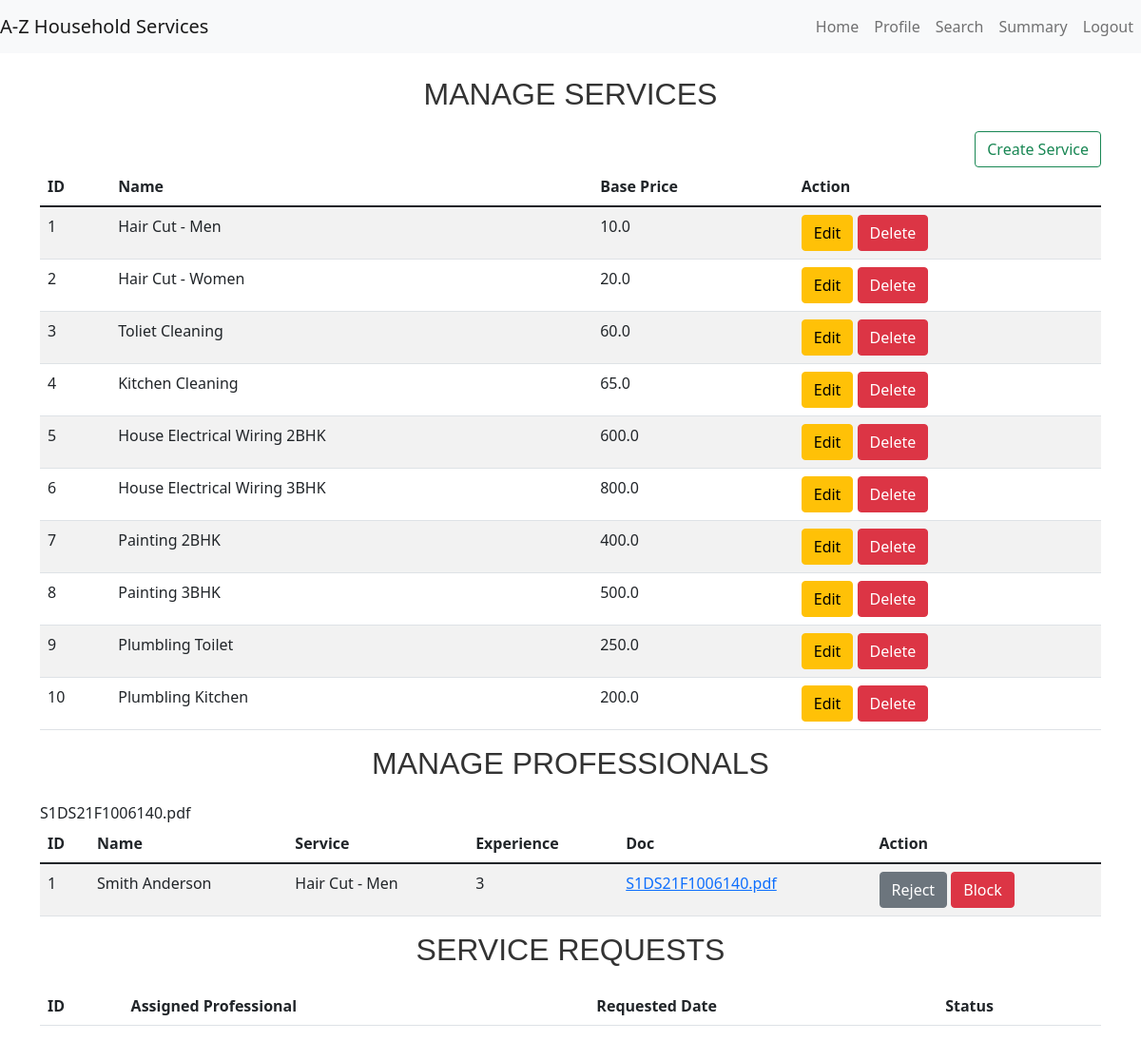
The app's page /admin/dashboard (signed in), older data.
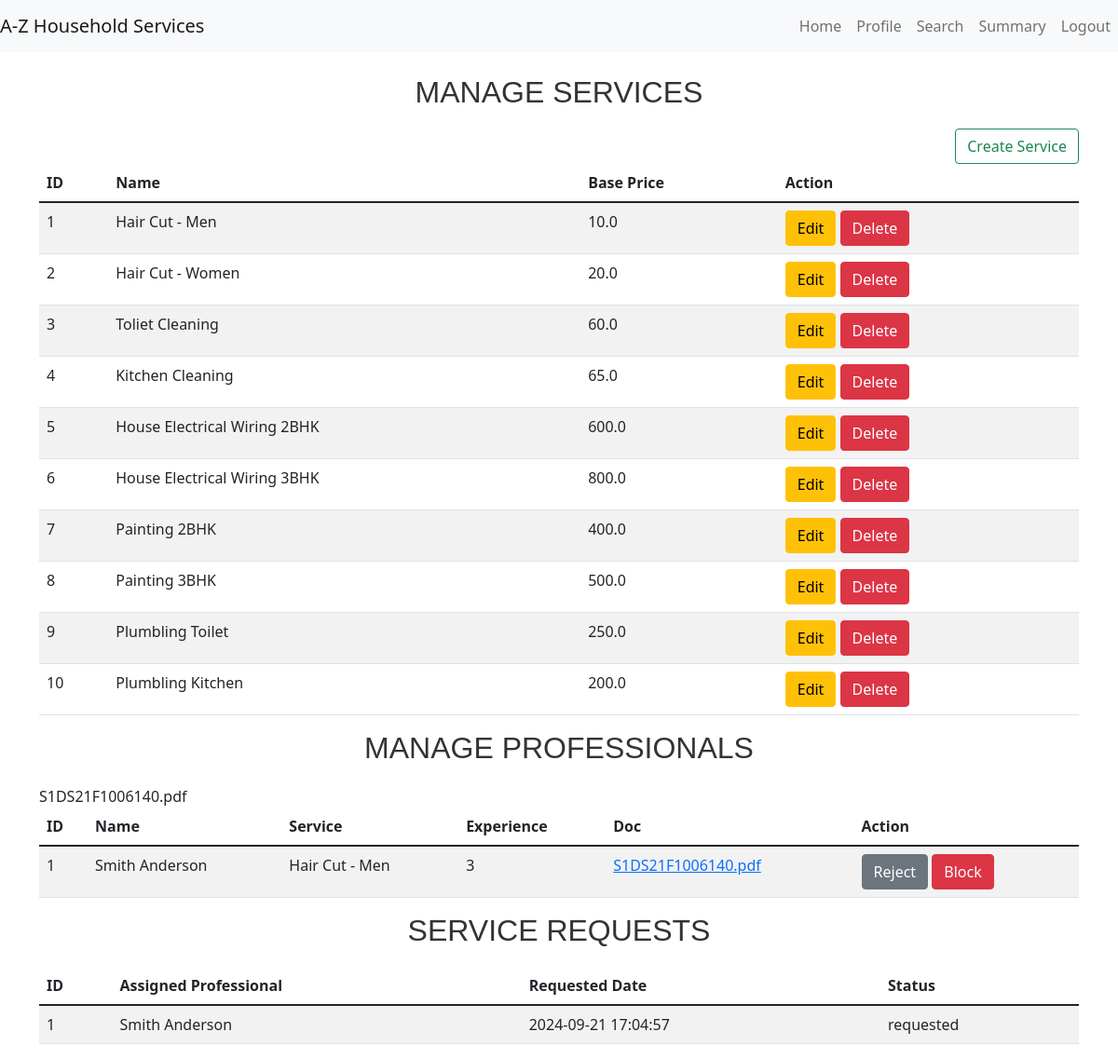
The same page, newer data.
### models.py (models this page shows, shortened)
class Service(db.Model):
    __tablename__ = 'services'
    id = db.Column(db.Integer, primary_key=True)
    name = db.Column(db.String(100), nullable=False)
    price = db.Column(db.Float, nullable=False)
    description = db.Column(db.String(200))
    service_type = db.Column(db.String(50))

class ProfessionalProfile(db.Model):
    __tablename__ = 'professional_profiles'
    id = db.Column(db.Integer, primary_key=True)
    user_id = db.Column(db.Integer, db.ForeignKey('users.id'))
    full_name = db.Column(db.String(100), nullable=False)
    service_type = db.Column(db.String(100), nullable=False)
    experience = db.Column(db.String(100), nullable=False)
    filename = db.Column(db.String(120), nullable=False)
    uploaded_at = db.Column(db.DateTime, default=db.func.current_timestamp())
    address = db.Column(db.String(200),nullable=False)
    pin_code = db.Column(db.String(6), nullable=False)
    reviews = db.Column(db.Float, default=0)

class User(db.Model):
    __tablename__ = 'users'
    id = db.Column(db.Integer, primary_key=True)
    username = db.Column(db.String(100), nullable=False, unique=True)
    password = db.Column(db.String(200), nullable=False)
    role = db.Column(db.String(20), nullable=False)  # Admin, Professional, Customer
    date_created = db.Column(db.DateTime, default=db.func.current_timestamp())
    approve = db.Column(db.Boolean, default=False)
    blocked = db.Column(db.Boolean, default=True)

class ServiceRequest(db.Model):
    __tablename__ = 'service_requests'
    id = db.Column(db.Integer, primary_key=True)
    service_id = db.Column(db.Integer, db.ForeignKey('services.id'))
    customer_id = db.Column(db.Integer, db.ForeignKey('users.id'))
    professional_id = db.Column(db.Integer, db.ForeignKey('users.id'), nullable=True)
    date_of_request = db.Column(db.DateTime, default=db.func.current_timestamp())
    date_of_completion = db.Column(db.DateTime, nullable=True)
    service_status = db.Column(db.String(20), default='requested')  # requested, assigned, closed
    remarks = db.Column(db.String(200))

### app.py (the view)
@app.route('/admin/dashboard')
def admin_dashboard():
    if 'admin_user_id' in session:
        user_dict={}
        prof_dict ={}
        service_type={}
        services = Service.query.all()
        professional_profile = ProfessionalProfile.query.all()
        for profile in professional_profile:
            user_dict[profile.user_id] = User.query.filter_by(id=profile.user_id).first()
            service_type[profile.user_id] = Service.query.filter_by(id=profile.service_type).first()
            prof_dict[profile.user_id] = profile
        service_requests = ServiceRequest.query.all()
        return render_template('admin_dashboard.html', services=services, professional_profile=professional_profile, customer_profile=customer_profile, service_requests=service_requests,user_dict=user_dict,service_type=service_type,prof_dict=prof_dict)
    return redirect(url_for('admin_login'))

### app.py (called while the page is built)
@app.before_request
def create_tables():
    global first_request
    if first_request:
        db.create_all()
        first_request = False

### templates/admin_dashboard.html (shortened to what this page needs)
{% extends "base.html" %}
{% block content %}
<div class="row">
    <div class="col-md-12">
        <h3>Manage Services</h3>
        <div class="d-flex justify-content-end">
            <a href="{{ url_for('create_services') }}"  class="btn btn-outline-success">Create Service</a>
        </div>
        <table class="table table-striped">
            <thead>
                <tr>
                    <th>ID</th>
                    <th>Name</th>
                    <th>Base Price</th>
                    <th>Action</th>
                </tr>
            </thead>
            <tbody>
                {% for service in services %}
                <tr>
                    <td>{{ service.id }}</td>
                    <td>{{ service.name }}</td>
                    <td>{{ service.price }}</td>
                    <td>
                        <a href="/admin/services/update_service/{{ service.id }}" class="btn btn-warning">Edit</a>
                        <a href="/admin/services/delete_service/{{ service.id }}" class="btn btn-danger">Delete</a>
                    </td>
                </tr>
                {% endfor %}
            </tbody>
        </table>
        <h3>Manage Professionals</h3>
        <table class="table table-striped">
            <thead>
                <tr>
                    <th>ID</th>
                    <th>Name</th>
                    <th>Service</th>
                    <th>Experience</th>
                    <th>Doc</th>
                    <th>Action</th>
                </tr>
            </thead>
            <tbody>
                {% for professional in professional_profile %}
                <tr>
                    <td>{{ professional.id }}</td>
                    <td>{{ professional.full_name }}</td>
                    <td>{{ service_type[professional.user_id].name }}</td>
                    <td>{{ professional.experience }}</td>
                    <td><a href="/download/{{ professional.filename }}"  >{{ professional.filename }}</td></a>{{ professional.filename }}</td>
                    <td>
                        <a href="/admin/manage_user/{{ professional.user_id }}/approve/{{user_dict[professional.user_id].approve}}" class="btn {{ 'btn-secondary' if user_dict[professional.user_id].approve else 'btn-success' }}">{{ 'Reject' if user_dict[professional.user_id].approve else 'Approve' }}</a>
                        <a href="/admin/manage_user/{{ professional.user_id }}/blocked/{{user_dict[professional.user_id].blocked}}" class="btn {{ 'btn-success' if user_dict[professional.user_id].blocked else 'btn-danger' }}">{{ 'Unblock' if user_dict[professional.user_id].blocked else 'Block' }}</a>
                    </td>
                </tr>
                {% endfor %}
            </tbody>
        </table>
        <h3>Service Requests</h3>
        <table class="table table-striped">
            <thead>
                <tr>
                    <th>ID</th>
                    <th>Assigned Professional</th>
                    <th>Requested Date</th>
                    <th>Status</th>
                </tr>
            </thead>
            <tbody>
                {% for service_request in service_requests%}
                <tr>
                    <td>{{ service_request.id }}</td>
                    <td>{{ prof_dict[service_request.professional_id].full_name}}</td>
                    <td>{{ service_request.date_of_request}}</td>
                    <td>{{ service_request.service_status}}</td>
                </tr>
                {% endfor %}
            </tbody>
        </table>
    </div>
</div>
{% endblock %}

### templates/base.html (shortened to what this page needs)
<!DOCTYPE html>
<html lang="en">
<head>
    <link href="https://cdn.jsdelivr.net/npm/bootstrap@5.1.3/dist/css/bootstrap.min.css" rel="stylesheet">
    <link rel="stylesheet" href="{{ url_for('static', filename='styles/styles.css') }}">
</head>
<body>
    <nav class="navbar navbar-expand-lg navbar-light bg-light">
        <a class="navbar-brand" href="/">A-Z Household Services</a>
        <div class="collapse navbar-collapse" id="navbarNav">
            <ul class="navbar-nav ms-auto">
                <li class="nav-item">
                    <a class="nav-link" href="{{ url_for(session['role'] + '_dashboard') }}">Home</a>
                </li>
                <li class="nav-item">
                    <a class="nav-link" href="{{ url_for(session['role'] + '_profile') }}">Profile</a>
                </li>
                    <a class="nav-link" href="{{ url_for(session['role'] + '_search') }}">Search</a>
                    <a class="nav-link" href="{{ url_for(session['role'] + '_summary') }}">Summary</a>
                <li class="nav-item">
                    <a class="nav-link" href="{{ url_for('logout') }}">Logout</a>
                </li>
            </ul>
        </div>
    </nav>
    <div class="container mt-4">
        {% block content %} {% endblock %}
    </div>
</body>
</html>

### static/styles/styles.css (style rules this page uses)
h3 { font-family: 'Arial', sans-serif; font-size: 32px; color: #333; text-align: center; margin-bottom: 20px; text-transform: uppercase; }

Row changes from the older to the newer data that the page shows:
added ServiceRequest: id "1", {{ prof_dict[service_request.professional_id].full_name }} "Smith Anderson", date_of_request "2024-09-21 17:04:57", service_status "requested"
